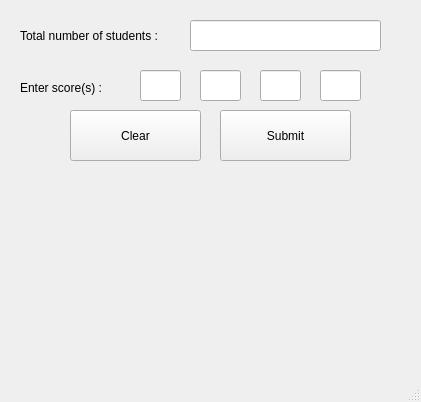
<?xml version="1.0" encoding="UTF-8"?>
<ui version="4.0">
 <class>GradeCalc</class>
 <widget class="QMainWindow" name="GradeCalc">
  <property name="geometry">
   <rect>
    <x>0</x>
    <y>0</y>
    <width>421</width>
    <height>402</height>
   </rect>
  </property>
  <property name="windowTitle">
   <string>MainWindow</string>
  </property>
  <widget class="QWidget" name="centralwidget">
   <widget class="QLabel" name="label_total">
    <property name="geometry">
     <rect>
      <x>20</x>
      <y>10</y>
      <width>171</width>
      <height>51</height>
     </rect>
    </property>
    <property name="text">
     <string>Total number of students :</string>
    </property>
   </widget>
   <widget class="QLabel" name="label_score">
    <property name="geometry">
     <rect>
      <x>20</x>
      <y>80</y>
      <width>111</width>
      <height>16</height>
     </rect>
    </property>
    <property name="text">
     <string>Enter score(s) :</string>
    </property>
   </widget>
   <widget class="QLabel" name="label_result">
    <property name="geometry">
     <rect>
      <x>80</x>
      <y>190</y>
      <width>261</width>
      <height>141</height>
     </rect>
    </property>
    <property name="text">
     <string/>
    </property>
   </widget>
   <widget class="QPushButton" name="button_submit">
    <property name="geometry">
     <rect>
      <x>220</x>
      <y>110</y>
      <width>131</width>
      <height>51</height>
     </rect>
    </property>
    <property name="text">
     <string>Submit</string>
    </property>
   </widget>
   <widget class="QPushButton" name="button_clear">
    <property name="geometry">
     <rect>
      <x>70</x>
      <y>110</y>
      <width>131</width>
      <height>51</height>
     </rect>
    </property>
    <property name="text">
     <string>Clear</string>
    </property>
   </widget>
   <widget class="QLineEdit" name="input_1">
    <property name="geometry">
     <rect>
      <x>140</x>
      <y>70</y>
      <width>41</width>
      <height>31</height>
     </rect>
    </property>
   </widget>
   <widget class="QLineEdit" name="input_2">
    <property name="geometry">
     <rect>
      <x>200</x>
      <y>70</y>
      <width>41</width>
      <height>31</height>
     </rect>
    </property>
   </widget>
   <widget class="QLineEdit" name="input_3">
    <property name="geometry">
     <rect>
      <x>260</x>
      <y>70</y>
      <width>41</width>
      <height>31</height>
     </rect>
    </property>
   </widget>
   <widget class="QLineEdit" name="input_4">
    <property name="geometry">
     <rect>
      <x>320</x>
      <y>70</y>
      <width>41</width>
      <height>31</height>
     </rect>
    </property>
   </widget>
   <widget class="QLineEdit" name="input_total">
    <property name="geometry">
     <rect>
      <x>190</x>
      <y>20</y>
      <width>191</width>
      <height>31</height>
     </rect>
    </property>
   </widget>
  </widget>
  <widget class="QMenuBar" name="menubar">
   <property name="geometry">
    <rect>
     <x>0</x>
     <y>0</y>
     <width>421</width>
     <height>24</height>
    </rect>
   </property>
  </widget>
  <widget class="QStatusBar" name="statusbar"/>
 </widget>
 <resources/>
 <connections/>
</ui>
